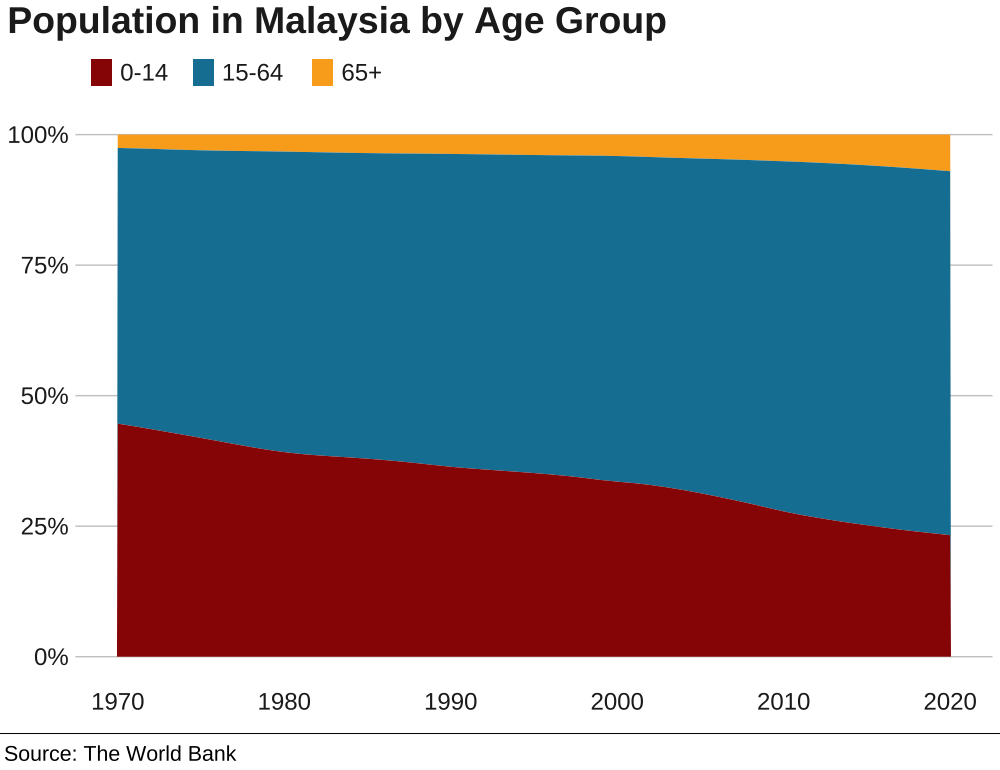

Generate this figure with R:
library(tidyverse)
library(ggplot2)
library(bbplot)

day12=read.csv('~/Desktop/30 Day Chart Challenge/Day 12 - BBC/d9f0b790-4168-45d7-abef-2d4983b84640_Data.csv')

day12$age_group <- factor(day12$Series.Code, levels=c("65+","15-64","0-14"))

day_12 = ggplot(day12,aes(x=Year,y=Percentage,fill=age_group))+
  geom_area()+
  scale_fill_manual(values=c('0-14'='#991402',
                             '15-64'='#1380a2',
                             '65+'='#faab1f'))+
  guides(fill=guide_legend(reverse=TRUE))+
  scale_y_continuous(labels=c('0%','25%','50%','75%','100%'))+
  bbc_style()+
  labs(title = 'Population in Malaysia by Age Group')+
  theme(legend.justification = 'left')

finalise_plot(plot_name = day_12,
              source = "Source: The World Bank",
              save_filepath = "day12.png",
              width_pixels = 640,
              height_pixels = 450)
